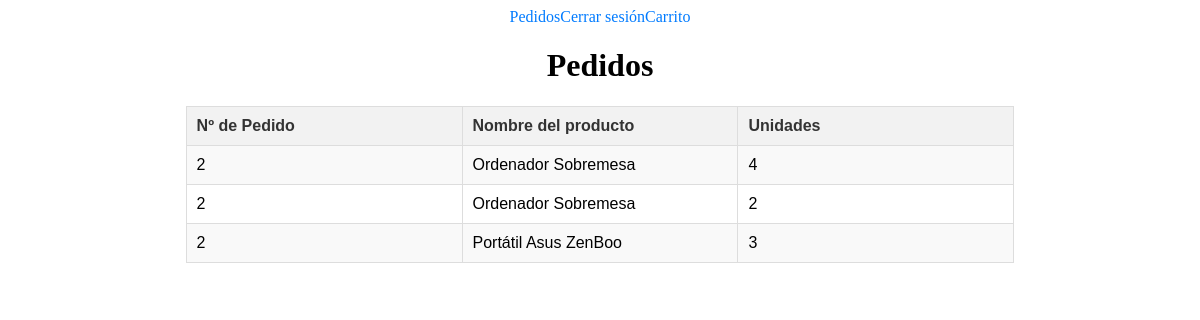
The page /infopedido.php?Codped=2 (signed in) on the database its author committed.
### tables this page shows
CREATE TABLE IF NOT EXISTS pedidos_productos(
    id int(4) NOT NULL auto_increment,
    CodPed int(5) NOT NULL,
    CodProd int(3) NOT NULL,
    Unidades int(3) NOT NULL,
    FOREIGN KEY (CodPed) REFERENCES pedido(CodPed),
    FOREIGN KEY (CodProd) REFERENCES producto(CodProd),
    PRIMARY KEY (id)
)CHARACTER SET utf8;

CREATE TABLE IF NOT EXISTS producto(
    CodProd int(3) NOT NULL auto_increment,
    CodCat int(2) NOT NULL,
    NombreProd VARCHAR(20) NOT NULL,
    Stock INT(4) NOT NULL,
    PRIMARY KEY (CodProd),
    FOREIGN KEY (CodCat) REFERENCES categoria(CodCat)
)CHARACTER SET utf8;

### tienda.php (the view, shortened to what this page needs)
<?php
class tienda
{
    protected $db;
    function __construct($BD="")
  	{
		try {
			if ($BD!='')
				$this->db = new PDO("mysql:host=" . SERVIDOR . ";dbname=" . $BD .";charset=utf8", USUARIO, CLAVE, array(PDO::MYSQL_ATTR_INIT_COMMAND => "SET NAMES 'utf8'"));
			else
				$this->db = new PDO("mysql:host=" . SERVIDOR. ";charset=utf8", USUARIO, CLAVE, array(PDO::MYSQL_ATTR_INIT_COMMAND => "SET NAMES 'utf8'"));
			$this->db->setAttribute(PDO::MYSQL_ATTR_USE_BUFFERED_QUERY,  true);
			$this->db->setAttribute(PDO::NULL_TO_STRING, true);
		} catch (PDOException $e) {
			die ("<p><H3>No se ha podido establecer la conexión.
				  <P>Compruebe si está activado el servidor de bases de
				  datos MySQL.</H3></p>\n <p>Error: " . $e->getMessage() . "</p>\n");
		}
	}
    function ejecuta_SQL($sql) {
		$resultado=$this->db->query($sql);
		return $resultado;
	}
	function ImprimirDatosPedidos($Codpedido){
		$sql_script = "SELECT * FROM pedidos_productos WHERE CodPed=$Codpedido";
		$resultado = $this->ejecuta_SQL($sql_script);
		$pedidos = $resultado->fetchAll(\PDO::FETCH_ASSOC);
		echo "<table>
		<tr>
			<th>Nº de Pedido</th>
			<th>Nombre del producto</th>
			<th>Unidades</th>
		</tr>";
		for($i=0;$i<sizeof($pedidos);$i++)
		{
			$Codprodvar=$pedidos[$i]['CodProd'];
			$sql_script2="SELECT NombreProd FROM producto WHERE CodProd=$Codprodvar ";
			$resultado2 = $this->ejecuta_SQL($sql_script2);
			$nombreproductos=$resultado2->fetchAll(\PDO::FETCH_ASSOC);
			echo "<tr>
			<td>".$pedidos[$i]['CodPed']."</td>
			<td>".$nombreproductos[0]['NombreProd']."</td>
			<td>".$pedidos[$i]['Unidades']."</td>
		</tr>";
		}
		echo "</table>";
	}
}
?>

### style.css (style rules this page uses)
table { width: 70%; border-collapse: collapse; margin: 20px auto; font-family: Arial, sans-serif; table-layout: fixed; }
th, td { padding: 10px; border: 1px solid #ddd; text-align: left; }
tr:nth-child(even) { background-color: #f9f9f9; }
td { word-wrap: break-word; overflow-wrap: break-word; white-space: normal; max-width: 200px; }
th { background-color: #f2f2f2; color: #333; font-weight: bold; }

### rows shown on the page
pedidos_productos: CodPed "2", CodProd.NombreProd "Ordenador Sobremesa", Unidades "4"
pedidos_productos: CodPed "2", CodProd.NombreProd "Ordenador Sobremesa", Unidades "2"
pedidos_productos: CodPed "2", CodProd.NombreProd "Portátil Asus ZenBoo", Unidades "3"
